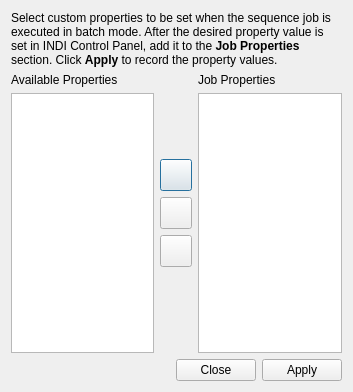
<?xml version="1.0" encoding="UTF-8"?>
<ui version="4.0">
 <class>CustomProperties</class>
 <widget class="QDialog" name="CustomProperties">
  <property name="geometry">
   <rect>
    <x>0</x>
    <y>0</y>
    <width>353</width>
    <height>392</height>
   </rect>
  </property>
  <property name="windowTitle">
   <string>Custom Capture Properties</string>
  </property>
  <layout class="QVBoxLayout" name="verticalLayout_2">
   <item>
    <widget class="QLabel" name="tipLabel">
     <property name="text">
      <string>&lt;html&gt;&lt;head/&gt;&lt;body&gt;&lt;p&gt;Select custom properties to be set when the sequence job is executed in batch mode. After the desired property value is set in INDI Control Panel, add it to the&lt;span style=&quot; font-weight:600;&quot;&gt; Job Properties&lt;/span&gt; section. Click &lt;span style=&quot; font-weight:600;&quot;&gt;Apply&lt;/span&gt; to record the property values.&lt;/p&gt;&lt;/body&gt;&lt;/html&gt;</string>
     </property>
     <property name="wordWrap">
      <bool>true</bool>
     </property>
    </widget>
   </item>
   <item>
    <layout class="QHBoxLayout" name="horizontalLayout">
     <item>
      <layout class="QVBoxLayout" name="availablePropertiesLayout">
       <item>
        <widget class="QLabel" name="label_2">
         <property name="text">
          <string>Available Properties</string>
         </property>
        </widget>
       </item>
       <item>
        <widget class="QListWidget" name="availablePropertiesList">
         <property name="dragEnabled">
          <bool>true</bool>
         </property>
         <property name="dragDropMode">
          <enum>QAbstractItemView::NoDragDrop</enum>
         </property>
        </widget>
       </item>
      </layout>
     </item>
     <item>
      <layout class="QVBoxLayout" name="verticalLayout">
       <item>
        <spacer name="verticalSpacer_2">
         <property name="orientation">
          <enum>Qt::Vertical</enum>
         </property>
         <property name="sizeHint" stdset="0">
          <size>
           <width>20</width>
           <height>40</height>
          </size>
         </property>
        </spacer>
       </item>
       <item>
        <widget class="QPushButton" name="addB">
         <property name="minimumSize">
          <size>
           <width>32</width>
           <height>32</height>
          </size>
         </property>
         <property name="maximumSize">
          <size>
           <width>32</width>
           <height>32</height>
          </size>
         </property>
         <property name="text">
          <string/>
         </property>
        </widget>
       </item>
       <item>
        <widget class="QPushButton" name="removeB">
         <property name="minimumSize">
          <size>
           <width>32</width>
           <height>32</height>
          </size>
         </property>
         <property name="maximumSize">
          <size>
           <width>32</width>
           <height>32</height>
          </size>
         </property>
         <property name="text">
          <string/>
         </property>
        </widget>
       </item>
       <item>
        <widget class="QPushButton" name="clearB">
         <property name="minimumSize">
          <size>
           <width>32</width>
           <height>32</height>
          </size>
         </property>
         <property name="maximumSize">
          <size>
           <width>32</width>
           <height>32</height>
          </size>
         </property>
         <property name="text">
          <string/>
         </property>
        </widget>
       </item>
       <item>
        <spacer name="verticalSpacer">
         <property name="orientation">
          <enum>Qt::Vertical</enum>
         </property>
         <property name="sizeHint" stdset="0">
          <size>
           <width>20</width>
           <height>40</height>
          </size>
         </property>
        </spacer>
       </item>
      </layout>
     </item>
     <item>
      <layout class="QVBoxLayout" name="jobPropertiesLayout">
       <item>
        <widget class="QLabel" name="label_3">
         <property name="text">
          <string>Job Properties</string>
         </property>
        </widget>
       </item>
       <item>
        <widget class="QListWidget" name="jobPropertiesList">
         <property name="dragEnabled">
          <bool>true</bool>
         </property>
         <property name="dragDropMode">
          <enum>QAbstractItemView::NoDragDrop</enum>
         </property>
        </widget>
       </item>
      </layout>
     </item>
    </layout>
   </item>
   <item>
    <widget class="QDialogButtonBox" name="buttonBox">
     <property name="orientation">
      <enum>Qt::Horizontal</enum>
     </property>
     <property name="standardButtons">
      <set>QDialogButtonBox::Apply|QDialogButtonBox::Close</set>
     </property>
    </widget>
   </item>
  </layout>
 </widget>
 <resources/>
 <connections>
  <connection>
   <sender>buttonBox</sender>
   <signal>accepted()</signal>
   <receiver>CustomProperties</receiver>
   <slot>accept()</slot>
   <hints>
    <hint type="sourcelabel">
     <x>248</x>
     <y>254</y>
    </hint>
    <hint type="destinationlabel">
     <x>157</x>
     <y>274</y>
    </hint>
   </hints>
  </connection>
  <connection>
   <sender>buttonBox</sender>
   <signal>rejected()</signal>
   <receiver>CustomProperties</receiver>
   <slot>reject()</slot>
   <hints>
    <hint type="sourcelabel">
     <x>316</x>
     <y>260</y>
    </hint>
    <hint type="destinationlabel">
     <x>286</x>
     <y>274</y>
    </hint>
   </hints>
  </connection>
 </connections>
</ui>
